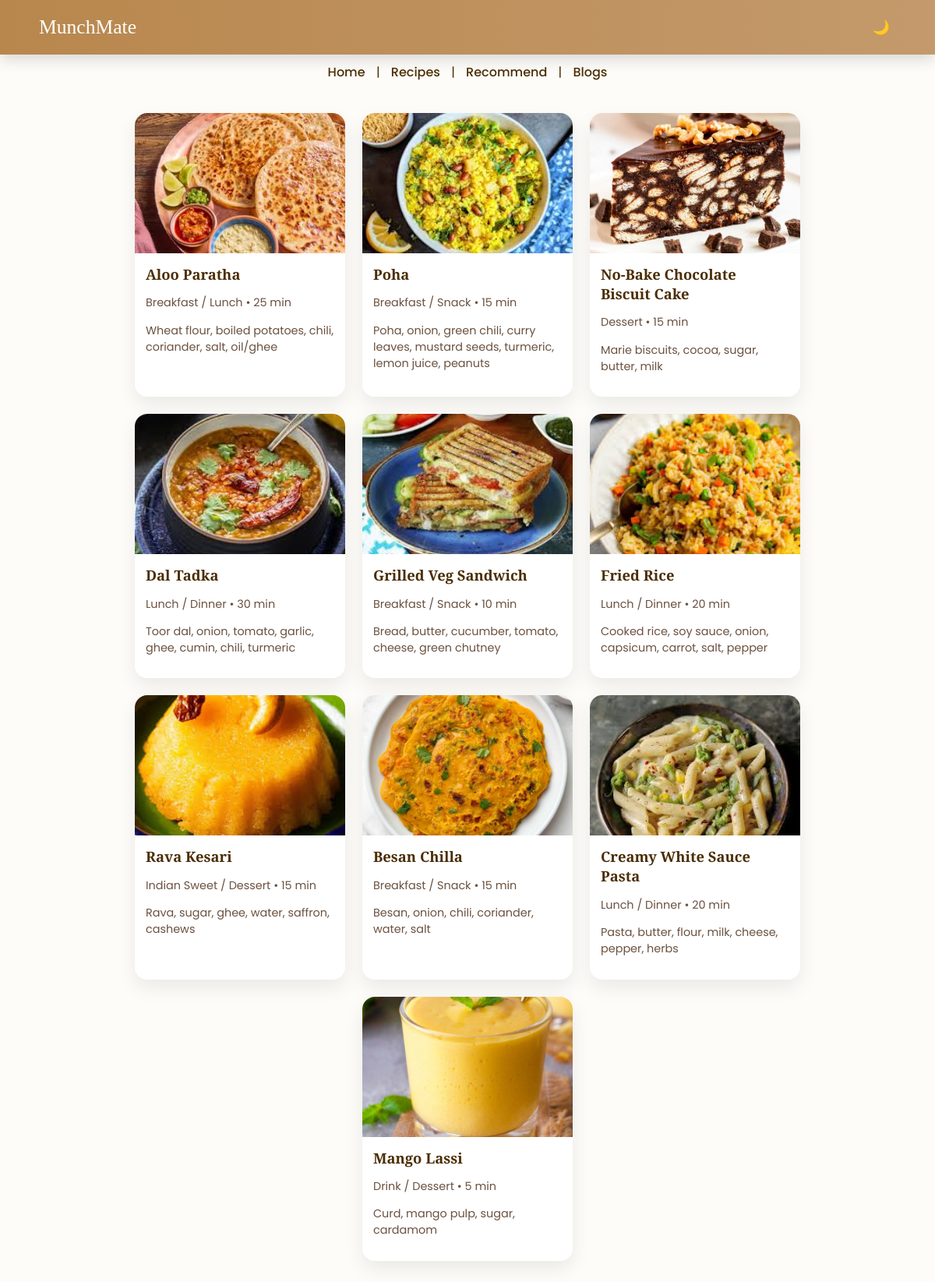
Page /recipes on the committed database.
### tables this page shows
CREATE TABLE Recipes (
    id INTEGER PRIMARY KEY AUTOINCREMENT,
    name TEXT NOT NULL,
    type TEXT,
    prep_time TEXT,
    ingredients TEXT,
    recipe TEXT,
    image TEXT
);

### app.py (the view)
@app.route('/recipes')
def recipes():
    conn = get_db_connection()
    rows = conn.execute('SELECT * FROM Recipes').fetchall()
    conn.close()
    return render_template('recipes.html', recipes=rows)

### app.py (called while the page is built)
def get_db_connection():
    conn = sqlite3.connect('munchmate.db')
    conn.row_factory = sqlite3.Row
    return conn

### templates/recipes.html
{% extends 'base.html' %}
{% block content %}
<div class="container">
  {% for r in recipes %}
  <div class="recipe-card" data-id="{{ r['id'] }}" onclick="openModal({{ r['id'] }})">
    <img src="{{ url_for('static', filename='style/img/' + r['image']) }}" alt="{{ r['name'] }}">
    <div class="recipe-info">
      <h3>{{ r['name'] }}</h3>
      <p class="muted">{{ r['type'] }} • {{ r['prep_time'] }}</p>
      <p class="small">{{ r['ingredients'] }}</p>
    </div>
  </div>
  {% endfor %}
</div>
{% endblock %}

### templates/base.html (shortened to what this page needs)
<!doctype html>
<html>
<head>
  <link rel="stylesheet" href="{{ url_for('static', filename='style/style_visual.css') }}">
</head>
<body>
  <header>
    <div style="display:flex;align-items:center;justify-content:space-between;max-width:1100px;margin:0 auto;">
      <div style="font-family:'Playfair Display', serif;font-size:1.6rem;">MunchMate</div>
      <div>
        <button id="darkToggle" aria-label="Toggle dark mode">🌙</button>
      </div>
    </div>
  </header>
  <nav style="text-align:center;padding:10px;">
    <a href="{{ url_for('index') }}">Home</a> |
    <a href="{{ url_for('recipes') }}">Recipes</a> |
    <a href="{{ url_for('recommend') }}">Recommend</a> |
    <a href="{{ url_for('blogs') }}">Blogs</a>
  </nav>
  {% block content %}{% endblock %}
</body>
</html>

### static/style/style_visual.css (style rules this page uses)
:root { --bg:#fdfcf9; --text:#4b2e05; --card:#ffffff; --accent:#b8874d; --muted:#6b513f; --glass: rgba(255,255,255,0.6); }
* { box-sizing:border-box }
body { background:var(--bg);color:var(--text);font-family:'Poppins',sans-serif;margin:0 }
header { background:linear-gradient(90deg,var(--accent),#c49a6c);color:white;padding:18px 10px;box-shadow:0 6px 18px rgba(0,0,0,0.15) }
nav { padding:10px;text-align:center;background:transparent }
nav a { color:var(--text);text-decoration:none;margin:0 10px;font-weight:500 }
.container { display:flex;flex-wrap:wrap;gap:22px;justify-content:center;padding:30px;max-width:1100px;margin:0 auto }
.recipe-card { width:270px;background:var(--card);border-radius:16px;overflow:hidden;box-shadow:0 10px 24px rgba(0,0,0,0.08);cursor:pointer;transition:transform .25s,box-shadow .25s }
.recipe-card img { width:100%;height:180px;object-fit:cover;display:block }
.recipe-info { padding:14px }
.recipe-info h3 { font-family:'Playfair Display',serif;margin:0 0 6px;font-size:1.15rem }
.muted { color:var(--muted);font-size:0.9rem;margin-bottom:8px }
.small { font-size:0.9rem;color:var(--muted) }
button { background:var(--accent);color:#fff;border:none;padding:8px 14px;border-radius:22px;cursor:pointer }
#darkToggle { background:transparent;border:none;color:inherit;font-size:18px;cursor:pointer;padding:6px 8px;border-radius:8px }

### rows in the picture
Recipes: image (picture), name "Aloo Paratha", type "Breakfast / Lunch", prep_time "25 min", ingredients "Wheat flour, boiled potatoes, chili, coriander, salt, oil/ghee"
Recipes: image (picture), name "Poha", type "Breakfast / Snack", prep_time "15 min", ingredients "Poha, onion, green chili, curry leaves, mustard seeds, turmeric, lemon juice, peanuts"
Recipes: image (picture), name "No-Bake Chocolate Biscuit Cake", type "Dessert", prep_time "15 min", ingredients "Marie biscuits, cocoa, sugar, butter, milk"
Recipes: image (picture), name "Dal Tadka", type "Lunch / Dinner", prep_time "30 min", ingredients "Toor dal, onion, tomato, garlic, ghee, cumin, chili, turmeric"
Recipes: image (picture), name "Grilled Veg Sandwich", type "Breakfast / Snack", prep_time "10 min", ingredients "Bread, butter, cucumber, tomato, cheese, green chutney"
Recipes: image (picture), name "Fried Rice", type "Lunch / Dinner", prep_time "20 min", ingredients "Cooked rice, soy sauce, onion, capsicum, carrot, salt, pepper"
Recipes: image (picture), name "Rava Kesari", type "Indian Sweet / Dessert", prep_time "15 min", ingredients "Rava, sugar, ghee, water, saffron, cashews"
Recipes: image (picture), name "Besan Chilla", type "Breakfast / Snack", prep_time "15 min", ingredients "Besan, onion, chili, coriander, water, salt"
Recipes: image (picture), name "Creamy White Sauce Pasta", type "Lunch / Dinner", prep_time "20 min", ingredients "Pasta, butter, flour, milk, cheese, pepper, herbs"
Recipes: image (picture), name "Mango Lassi", type "Drink / Dessert", prep_time "5 min", ingredients "Curd, mango pulp, sugar, cardamom"
